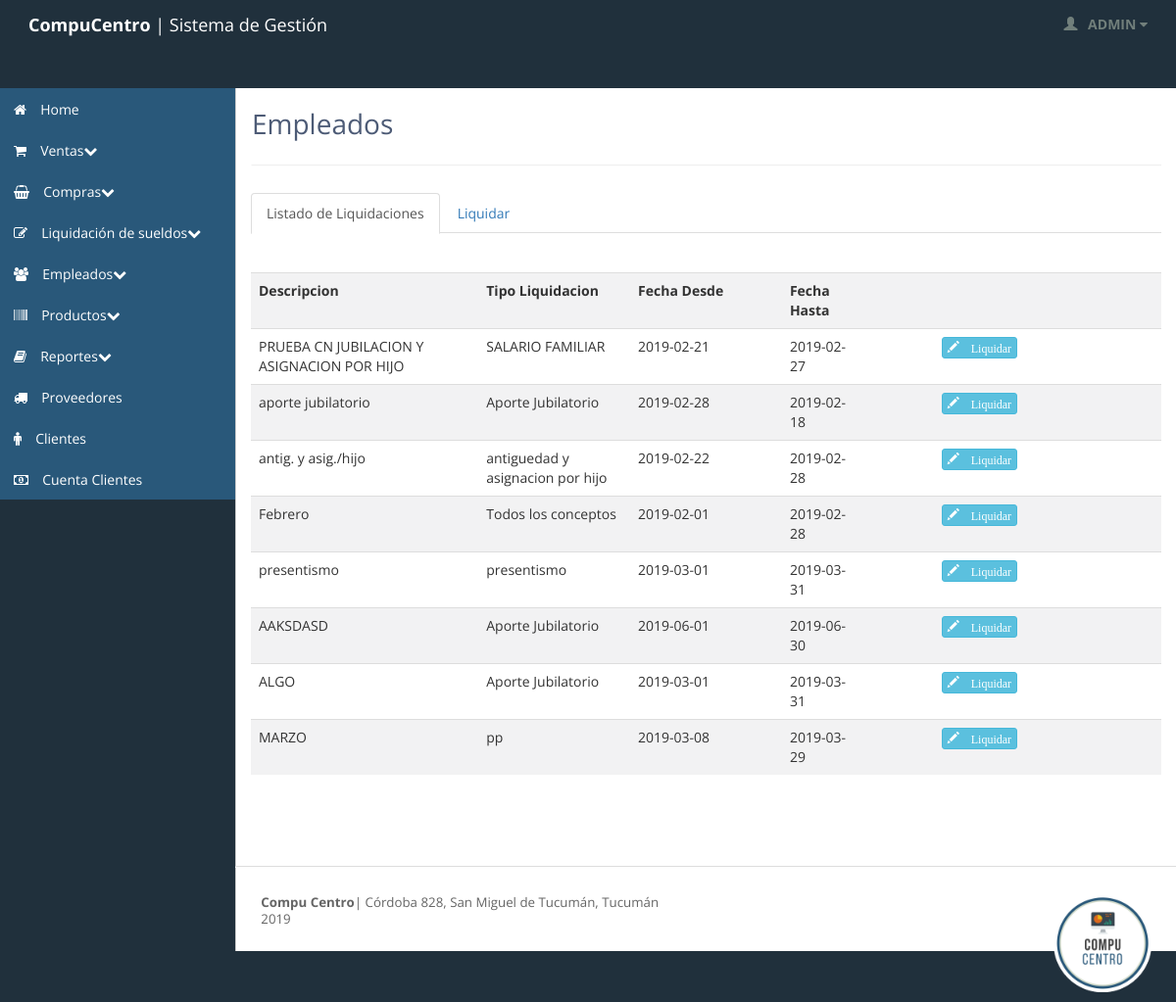
The page /liquidar.php (signed in) on the database its author committed.
### tables this page shows
CREATE TABLE `liquidacion` (
  `idliquidacion` int(11) NOT NULL,
  `fechaliquidacion` date DEFAULT NULL,
  `desde` date DEFAULT NULL,
  `hasta` date DEFAULT NULL,
  `tipoliquidacion_idtipoliquidacion` int(11) NOT NULL,
  `descripcionliq` varchar(45) DEFAULT NULL,
  `estado` int(1) DEFAULT NULL
);

CREATE TABLE `tipoliquidacion` (
  `idtipoliquidacion` int(11) NOT NULL,
  `descripcion` varchar(45) DEFAULT NULL
);

### inc_liquidaciones/inc_liquidar_query.php (called while the page is built, shortened)
<?php
if (isset($_GET['busca_empleado'])) {
	$busqueda_empleado = $_GET['busca_empleado'];
	$q_empleado=mysql_query("SELECT * FROM empleado
	INNER JOIN categoriaempleado ON idcategoriaempleado=categoriaempleado_idcategoriaempleado
	INNER JOIN direccion ON direccion_iddireccion=iddireccion
	WHERE nombreempleado LIKE '%$busqueda_empleado%' OR apellidoempleado LIKE '%$busqueda_empleado%' AND estado=1 ORDER BY apellidoempleado");
}
else{
	$q_liquidacion=mysql_query("SELECT * FROM liquidacion
	INNER JOIN tipoliquidacion ON idtipoliquidacion=tipoliquidacion_idtipoliquidacion
	ORDER BY idliquidacion");
}
?>

### inc_liquidaciones/inc_liquidar_grid.php (the view)
<?php
	$num_total_registros = mysql_num_rows($q_liquidacion);
	if ($num_total_registros>0) {?>
		<table class="table">
			<tr>
				<th class="col-xs-3 col-sm-3 col-md-3 col-lg-3">Descripcion</th>
				<th class="col-xs-1 col-sm-1 col-md-1 col-lg-1">Tipo Liquidacion</th>
				<th class="col-xs-1 col-sm-1 col-md-1 col-lg-1">Fecha Desde</th>
				<th class="col-xs-1 col-sm-1 col-md-1 col-lg-1">Fecha Hasta</th>
				<th class="col-xs-1 col-sm-1 col-md-1 col-lg-1"></th>
				<th class="col-xs-3 col-sm-3 col-md-3 col-lg-3"></th>
			</tr>
<?php
	 while ($row_liquidacion=mysql_fetch_array($q_liquidacion)) {
	 	if ($row_liquidacion['idliquidacion']) { ?>
	 		<tr>
	 		<td class="col-xs-3 col-sm-3 col-md-3 col-lg-3"><?php echo $row_liquidacion['descripcionliq'] ?></td>
	 		<td class="col-xs-2 col-sm-2 col-md-2 col-lg-2"><?php echo $row_liquidacion['descripcion'] ?></td>
	 		<td class="col-xs-2 col-sm-2 col-md-2 col-lg-2"><?php echo $row_liquidacion['desde'] ?></td>
	 		<td class="col-xs-1 col-sm-1 col-md-1 col-lg-1"><?php echo $row_liquidacion['hasta'] ?></td>
	 		<th class="col-xs-1 col-sm-1 col-md-1 col-lg-1"></th>
	 		<td class="col-xs-3 col-sm-3 col-md-3 col-lg-3"><a href="liquidar_empleados_nuevo.php?idliquidacion=<?php echo $row_liquidacion['idliquidacion']; ?>&idtipoliquidacion=<?php echo $row_liquidacion['tipoliquidacion_idtipoliquidacion']; ?>"><button type="button" class= "btn btn-info btn-xs"> <span class="glyphicon glyphicon-pencil"> Liquidar</span>
	 	</tr>
	 <?php }
		}
	 }	?>
</table>

### stylesheets/theme.css (style rules this page uses)
body { background: #20303c; background-position: initial initial; background-repeat: initial initial; margin: 0px; padding: 0px; }
body, h1, h2, h3, h4, h5, h6, p, a, .h1, .h2, .h3, .h4, .h5, .h6 { font-family: 'Open Sans', helvetica, arial, sans-serif; }
tr:nth-child(2n+1) { background-color: #F2F2F3; }
.btn { -webkit-border-radius: 3px; -moz-border-radius: 3px; border-radius: 3px; }

### rows shown on the page
liquidacion: descripcionliq "PRUEBA CN JUBILACION Y ASIGNACION POR HIJO", tipoliquidacion.descripcion "SALARIO FAMILIAR", desde "2019-02-21", hasta "2019-02-27"
liquidacion: descripcionliq "aporte jubilatorio", tipoliquidacion.descripcion "Aporte Jubilatorio", desde "2019-02-28", hasta "2019-02-18"
liquidacion: descripcionliq "antig. y asig./hijo", tipoliquidacion.descripcion "antiguedad y asignacion por hijo", desde "2019-02-22", hasta "2019-02-28"
liquidacion: descripcionliq "Febrero", tipoliquidacion.descripcion "Todos los conceptos", desde "2019-02-01", hasta "2019-02-28"
liquidacion: descripcionliq "presentismo", tipoliquidacion.descripcion "presentismo", desde "2019-03-01", hasta "2019-03-31"
liquidacion: descripcionliq "AAKSDASD", tipoliquidacion.descripcion "Aporte Jubilatorio", desde "2019-06-01", hasta "2019-06-30"
liquidacion: descripcionliq "ALGO", tipoliquidacion.descripcion "Aporte Jubilatorio", desde "2019-03-01", hasta "2019-03-31"
liquidacion: descripcionliq "MARZO", tipoliquidacion.descripcion "pp", desde "2019-03-08", hasta "2019-03-29"

### other values the page prints
$_SESSION["usuarioactual"] "ADMIN"
